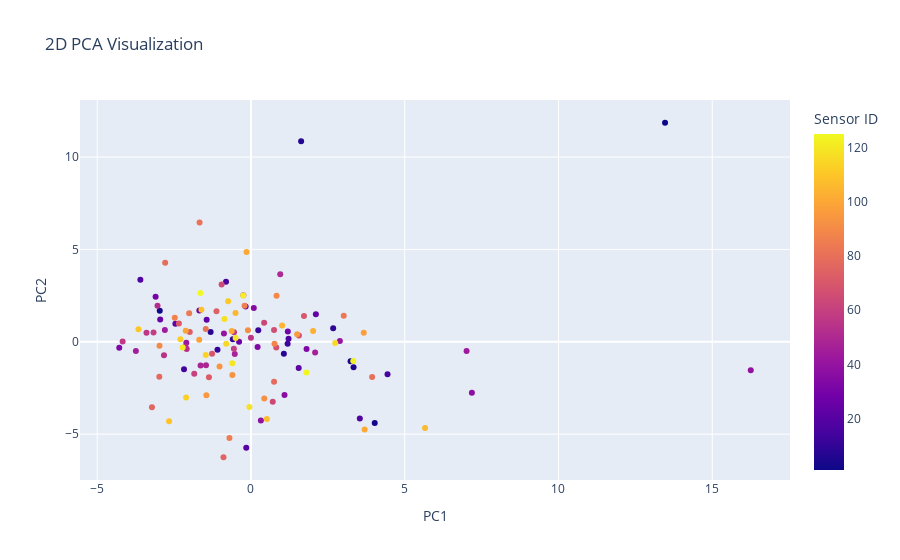
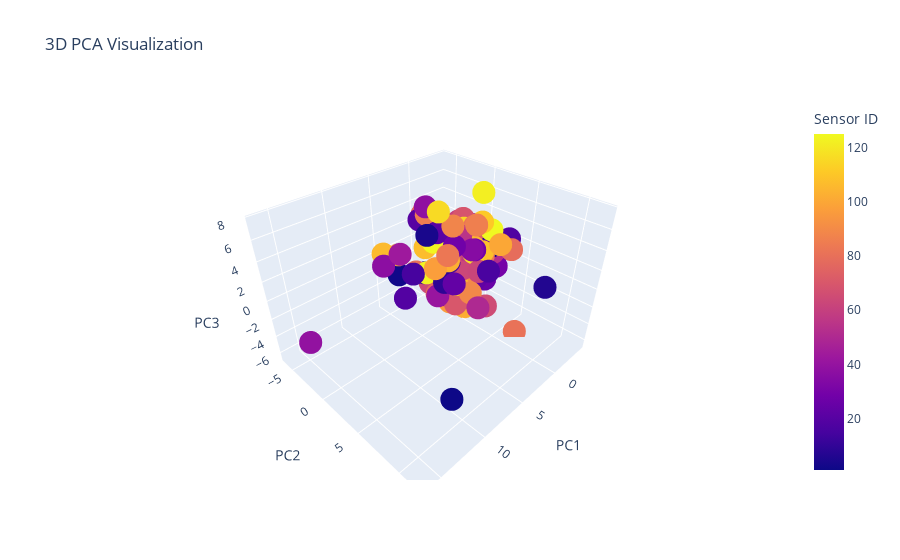

Notebook code cell kept with these figures, in order:
### Markdown cell above
### 2. lazy Correlation

### Code cell
results = evaluate_pca(df_corr, n_components=10, color_column='Sensor ID', n_clusters=3, n_components_to_use=5)

print("Evaluation Results:")
print(f"Explained Variance Ratio: {results['explained_variance_ratio']}")
print(f"Cumulative Explained Variance: {results['cumulative_explained_variance']}")
print(f"Reconstruction Error: {results['reconstruction_error']}")
print(f"Silhouette Score: {results['silhouette_score']}")
